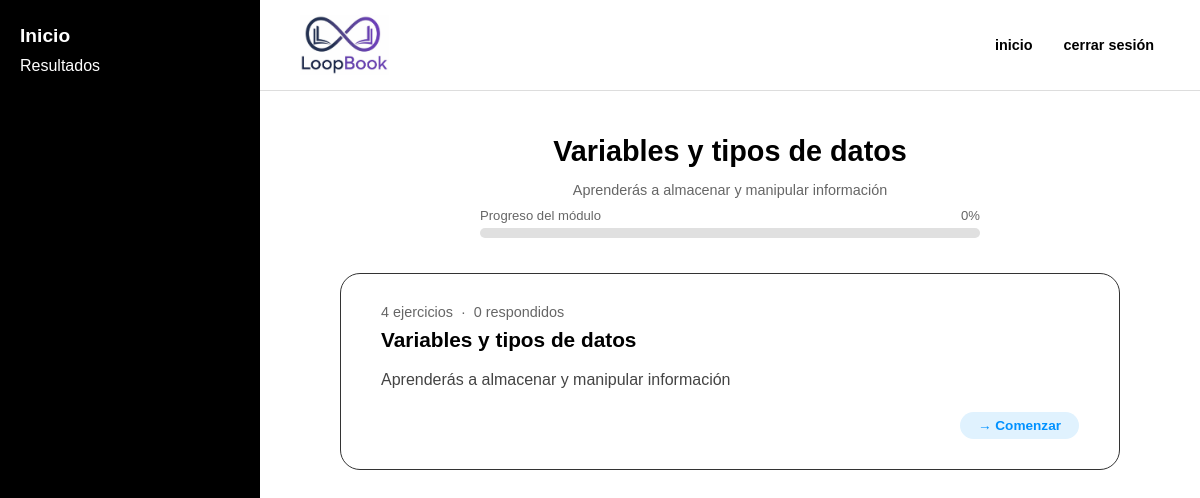
Screenshot of /Backend/Temas.php?modulo=3 (signed in) with the database file from the repository.
### tables this page shows
CREATE TABLE `modulos` (
  `id_modulo` int(11) NOT NULL,
  `id_curso` int(11) NOT NULL,
  `nombre` varchar(150) NOT NULL,
  `descripcion` text DEFAULT NULL,
  `orden` int(11) NOT NULL
);

### Backend/Temas.php (the view, shortened to what this page needs)
<?php
require_once __DIR__ . "/conexion.php";
$id_usuario    = $_SESSION["id_usuario"];
$id_modulo_sel = isset($_GET["modulo"]) ? (int)$_GET["modulo"] : 0;
$stmtMod = $pdo->prepare("
    SELECT m.id_modulo, m.nombre, m.descripcion, c.nombre AS nombre_curso
    FROM modulos m
    JOIN curso c ON m.id_curso = c.id_curso
    WHERE m.id_modulo = ?
");
$stmtMod->execute([$id_modulo_sel]);
$modulo = $stmtMod->fetch(PDO::FETCH_ASSOC);
$stmtEj = $pdo->prepare("SELECT DISTINCT id_ejercicio FROM ejercicios WHERE id_modulo = ?");
$stmtEj->execute([$id_modulo_sel]);
$ejercicios = $stmtEj->fetchAll(PDO::FETCH_COLUMN);
$total_ej = count($ejercicios);
$total_comp = 0;
if ($total_ej > 0) {
    $ph = implode(",", array_fill(0, $total_ej, "?"));
    $stmtComp = $pdo->prepare("
        SELECT COUNT(DISTINCT id_ejercicio) FROM respuesta_abierta
        WHERE id_usuario = ? AND id_ejercicio IN ($ph)
    ");
    $stmtComp->execute(array_merge([$id_usuario], $ejercicios));
    $total_comp = (int) $stmtComp->fetchColumn();
}
$total_comp = min($total_comp, $total_ej);
$pct_modulo = $total_ej > 0 ? round(($total_comp / $total_ej) * 100) : 0;
?>
<!DOCTYPE html>
<html lang="es">
<head>
</head>
<body>
<aside class="sidebar">
    <h2 onclick="window.location.href='Cursos.php'">Inicio</h2>
    <p onclick="window.location.href='Cursos.php'">Resultados</p>
</aside>
<main class="main-content">
    <header class="header">
        <div class="logo"><img src="loopbook_logo.png" alt="LoopBook"></div>
        <nav class="top-nav">
            <span onclick="window.location.href='Cursos.php'">inicio</span>
            <form method="POST" action="cerrarSesion.php" style="margin:0;">
                <button type="submit" class="btn-cerrar">cerrar sesión</button>
            </form>
        </nav>
    </header>
    <section class="lessons-container">
        <h1 class="section-title"><?= htmlspecialchars($modulo["nombre"]) ?></h1>
        <p class="section-sub"><?= htmlspecialchars($modulo["descripcion"]) ?></p>
        <div class="modulo-progreso">
            <div class="prog-info">
                <span>Progreso del módulo</span>
                <span id="pct-label">0%</span>
            </div>
            <div class="prog-bar">
            </div>
        </div>
        <?php if ($total_ej === 0): ?>
            <p style="color:#999; font-style:italic;">No hay ejercicios disponibles para este módulo aún.</p>
        <?php else: ?>
            <a class="lesson-card <?= $pct_modulo >= 100 ? 'completada' : '' ?>"
               href="actividades.php?modulo=<?= $id_modulo_sel ?>">
                <div class="lesson-number">
                    <?= $total_ej ?> ejercicio<?= $total_ej !== 1 ? 's' : '' ?> &nbsp;·&nbsp;
                    <?= $total_comp ?> respondido<?= $total_comp !== 1 ? 's' : '' ?>
                </div>
                <h2 class="lesson-title"><?= htmlspecialchars($modulo["nombre"]) ?></h2>
                <p class="lesson-text"><?= htmlspecialchars($modulo["descripcion"]) ?></p>
                <div class="card-footer">
                    <?php if ($pct_modulo >= 100): ?>
                        <span class="estado-lec hecha">✔ Completado</span>
                    <?php elseif ($pct_modulo > 0): ?>
                        <span class="estado-lec progreso">▶ Continuar</span>
                    <?php else: ?>
                        <span class="estado-lec nueva">→ Comenzar</span>
                    <?php endif; ?>
                </div>
            </a>
        <?php endif; ?>
    </section>
</main>
</body>
</html>

### Backend/Temas.php (style rules this page uses)
:root { --sidebar-width: 220px; }
body { margin: 0; font-family: Arial, sans-serif; display: flex; height: 100vh; }
.sidebar { width: var(--sidebar-width); background-color: black; color: white; padding: 25px 20px; flex-shrink: 0; }
.sidebar h2 { margin: 0 0 10px 0; font-size: 1.2rem; cursor: pointer; }
.sidebar p { margin: 5px 0; font-size: 1rem; cursor: pointer; }
.main-content { flex-grow: 1; display: flex; flex-direction: column; overflow-y: auto; }
.header { display: flex; justify-content: space-between; align-items: center; padding: 15px 40px; border-bottom: 1px solid #ddd; }
.logo img { height: 60px; display: block; }
.top-nav { display: flex; gap: 25px; align-items: center; }
.top-nav span { font-weight: bold; font-size: 0.9rem; cursor: pointer; }
.lessons-container { padding: 20px 60px; max-width: 900px; margin: 0 auto; width: 100%; box-sizing: border-box; text-align: center; }
.section-title { font-size: 1.8rem; margin-bottom: 10px; }
.section-sub { color: #666; font-size: 0.9rem; margin-bottom: 10px; }
.modulo-progreso { margin: 0 auto 35px auto; max-width: 500px; }
.prog-info { display: flex; justify-content: space-between; font-size: 0.82rem; color: #666; margin-bottom: 5px; }
.prog-bar { background: #e0e0e0; height: 10px; border-radius: 5px; overflow: hidden; }
.lesson-card { border: 1.5px solid #333; border-radius: 20px; padding: 30px 40px; margin-bottom: 30px; text-align: left; cursor: pointer; text-decoration: none; color: inherit; display: block; transition: box-shadow 0.2s, border-color 0.2s; }
.lesson-number { font-size: 0.9rem; color: #666; margin-bottom: 8px; }
.lesson-title { font-size: 1.3rem; font-weight: bold; margin: 0 0 12px 0; }
.lesson-text { font-size: 1rem; line-height: 1.5; color: #444; margin-bottom: 20px; }
.card-footer { display: flex; justify-content: flex-end; align-items: center; }
.estado-lec { font-size: 0.85rem; font-weight: bold; padding: 6px 18px; border-radius: 20px; }
.estado-lec.nueva { background: #e0f2fe; color: #0091ff; }
.btn-cerrar { background: none; border: none; cursor: pointer; font-weight: bold; font-size: 0.9rem; }

### rows the page displays
modulos: nombre "Variables y tipos de datos", descripcion "Aprenderás a almacenar y manipular información"

### other values shown
$total_ej "4"
$total_comp "0"
